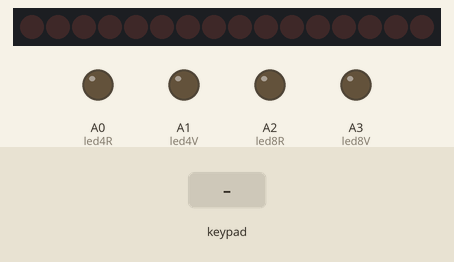
Bench run of a sketch on a simulated Arduino Uno, built with avr-gcc and run on an emulated ATmega328P. Shown: 16 shift-register outputs drawn as a row of LEDs (first output left, lit = HIGH), output pins drawn as LEDs (lit = HIGH). Wiring (inferred from the names in the program): 2 × shift register (74HC595): data pin 11; shift clock pin 12; latch pin 13. Wiring (inferred from the signals the program sends): row of LEDs: on Q0, Q1, Q2, Q3, Q4, Q5, Q6, Q7, Q8, Q9, Q10, Q11, Q12, Q13, Q14, Q15. Inputs (shaded band) come from the test bench. Pins used as bus, display or sensor lines are not drawn; what the sketch prints to the serial monitor is not drawn.

Above: at 1.2 s.
1.3 s: keypad keys 6 7 8 9 pressed 0.4 s apart
At 3.9 s:
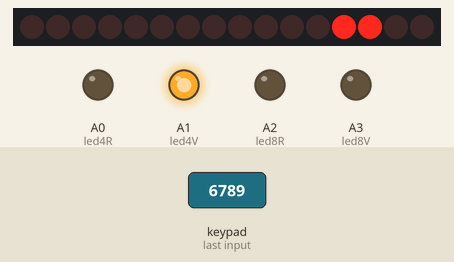
4.4 s: key '1' pressed
At 5.4 s:
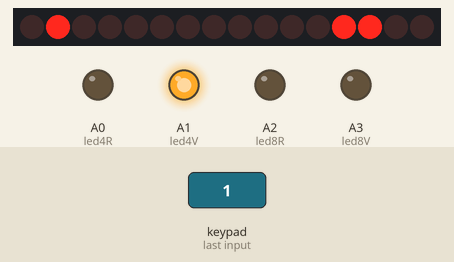
6.0 s: keypad keys 2 3 4 5 pressed 0.4 s apart
At 8.7 s:
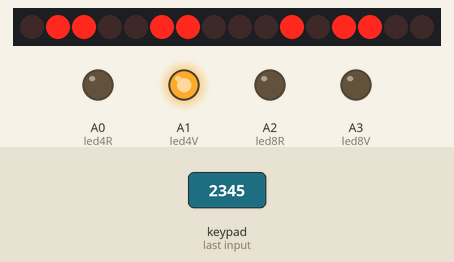
9.1 s: key '0' pressed
At 10.4 s:
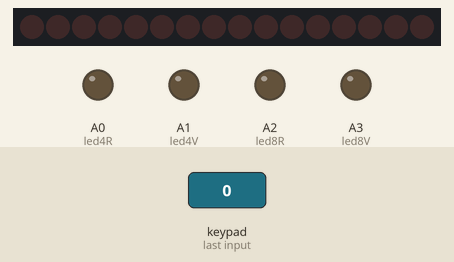
11.0 s: keypad keys 2 3 4 5 # pressed 0.4 s apart
At 13.9 s:
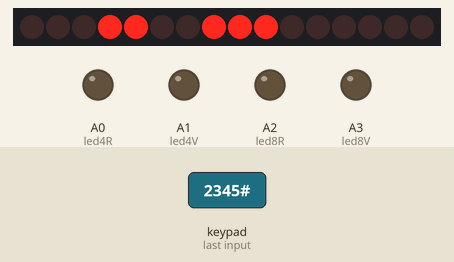
14.5 s: keypad keys 1 3 9 7 pressed 0.4 s apart
At 16.6 s:
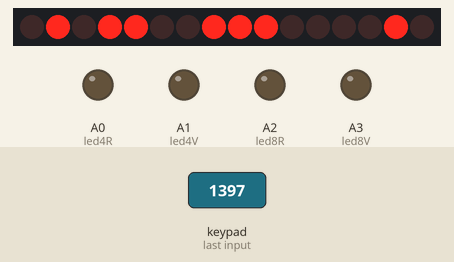
Timing chart, 0 to 18.1 s (numbered marks = the images above; inputs shaded):
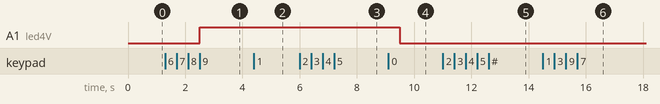

The sketch:

tictactoe.ino
```cpp
#include <Keypad.h>
#include <TimerOne.h>

int latchPin = 13;
int clockPin = 12;
int dataPin = 11;

int led4R = A0;
int led4V = A1;
int led8R = A2;
int led8V = A3;

const byte ROWS = 4;
const byte COLS = 4;

char keys[ROWS][COLS] = {
  {'1','2','3','A'},
  {'4','5','6','B'},
  {'7','8','9','C'},
  {'*','0','#','D'}
};

byte rowPins[ROWS] = {2, 3, 4, 5};
byte colPins[COLS] = {6, 7, 8, 9};

Keypad keypad = Keypad( makeKeymap(keys), rowPins, colPins, ROWS, COLS );


char game[3][3];
volatile int led[3][3];

bool gameOver = false;

char turn = 'x';

int x, y;
int position;

bool checkWin(int player) {
    for(int i=0; i<=2; i++) {
        //for lines
        if(game[i][0] == game[i][1] && game[i][1] == game[i][2] && game[i][2] == player)
            return true;

        //for columns
        if(game[0][i] == game[1][i] && game[1][i] == game[2][i] && game[2][i] == player)
            return true;
    }

    //for diagonals
    if(game[0][0] == game[1][1] && game[1][1] == game[2][2] && game[2][2] == player)
        return true;

    if(game[0][2] == game[1][1] && game[1][1] == game[2][0] && game[2][0] == player)
        return true;
    return false;
}

bool checkDraw() {
    for (int i = 0; i < 3; i++) {
        for (int j = 0; j < 3; j++) {
            if (game[i][j] != 'x' && game[i][j] != '0') {
                return false;
            }
        }
    }
    return true;
}


void gameFinished() {
    Serial.print("Game over");
    gameOver = true;
}

void printMatrix() {
    Serial.print('\n');
    for(int i=0; i<3; i++){
        for(int j=0; j<3; j++)
            Serial.print(game[i][j]);
        Serial.print('\n');
    }
}

void printLEDs() {
    Serial.print('\n');
    for(int i=0; i<3; i++){
        for(int j=0; j<3; j++)
            Serial.print(led[i][j]);
        Serial.print('\n');
    }
}

void reset() {
    for(int i=0; i<3; i++)
        for(int j=0; j<3; j++)
            game[i][j] = NULL;
    Serial.print("Game reseted");
    gameOver = false;
    turn = 'x';
    printMatrix();
}

void setup(void) {
    Serial.begin(9600);
    pinMode(latchPin, OUTPUT);
    pinMode(clockPin, OUTPUT);
    pinMode(dataPin, OUTPUT);
    pinMode(led4R, OUTPUT);
    pinMode(led4V, OUTPUT);
    pinMode(led8R, OUTPUT);
    pinMode(led8V, OUTPUT);

    Timer1.initialize(500000);
    Timer1.attachInterrupt(timerIsr);
}

void loop() {
    char key = keypad.getKey();

    if (key != NO_KEY) {
        if(key == '0')
            reset();

        if (key >= '1' && key <= '9') {
            position = key - '1';
            x = position / 3;
            y = position % 3;
            if(game[x][y] != 'x' && game[x][y] != '0' && !gameOver)
            {
                game[x][y] = turn;

                if(checkWin(turn)) {
                    Serial.print(turn);
                    Serial.println(" won!");
                    gameFinished();
                }else if(checkDraw()) {
                    Serial.println("Draw");
                    gameFinished();
                }

                if(turn == '0')
                    turn = 'x';
                else
                    turn = '0';
                printMatrix();
            }
        }
    }

    //display on LEDs

    for(int i=0; i<3; i++){
        for(int j=0; j<3; j++)
            if(game[i][j] == 'x')
                led[i][j] = 2;
            else if (game[i][j] == '0')
                led[i][j] = 1;
            else
                led[i][j] = 0;
    }

}

void print8bitBinary(int value) {
    for (int i = 7; i >= 0; i--) {
        if (value & (1 << i)) {
            Serial.print("1");
        } else {
            Serial.print("0");
        }
    }
    Serial.println();
}

void timerIsr() {

    int concatenatedValue2 = (led[1][0] & 3) << 6 |
                          (led[0][2] & 3) << 4 |
                          (led[0][1] & 3) << 2 |
                          (led[0][0] & 3);

    int concatenatedValue = (led[2][1] & 1) << 7 |
                         (led[2][0] & 3) << 5 |
                         (led[1][2] & 3) << 3 |
                         (led[1][1] & 3) << 1 |
                         ((led[1][0] >> 1) & 1);

    digitalWrite(latchPin, LOW);
    shiftOut(dataPin, clockPin, MSBFIRST, concatenatedValue);
    shiftOut(dataPin, clockPin, MSBFIRST, concatenatedValue2);

    if(led[1][0] == 0) {
        digitalWrite(led4R, LOW);
        digitalWrite(led4V, LOW);
    } else if(led[1][0] == 'x') {
        digitalWrite(led4R, HIGH);
        digitalWrite(led4V, LOW);
    } else {
        digitalWrite(led4R, LOW);
        digitalWrite(led4V, HIGH);
    }

    if(led[2][1] == 0) {
        digitalWrite(led4R, LOW);
        digitalWrite(led4V, LOW);
    } else if(led[1][0] == 'x') {
        digitalWrite(led4R, HIGH);
        digitalWrite(led4V, LOW);
    } else {
        digitalWrite(led4R, LOW);
        digitalWrite(led4V, HIGH);
    }
    digitalWrite(latchPin, HIGH);
}
```

Measured:
- after the input at 1.3 s, A1 (led4V): LOW → HIGH after 1.2 s
- after the input at 9.1 s, A1 (led4V): HIGH → LOW after 0.40 s
